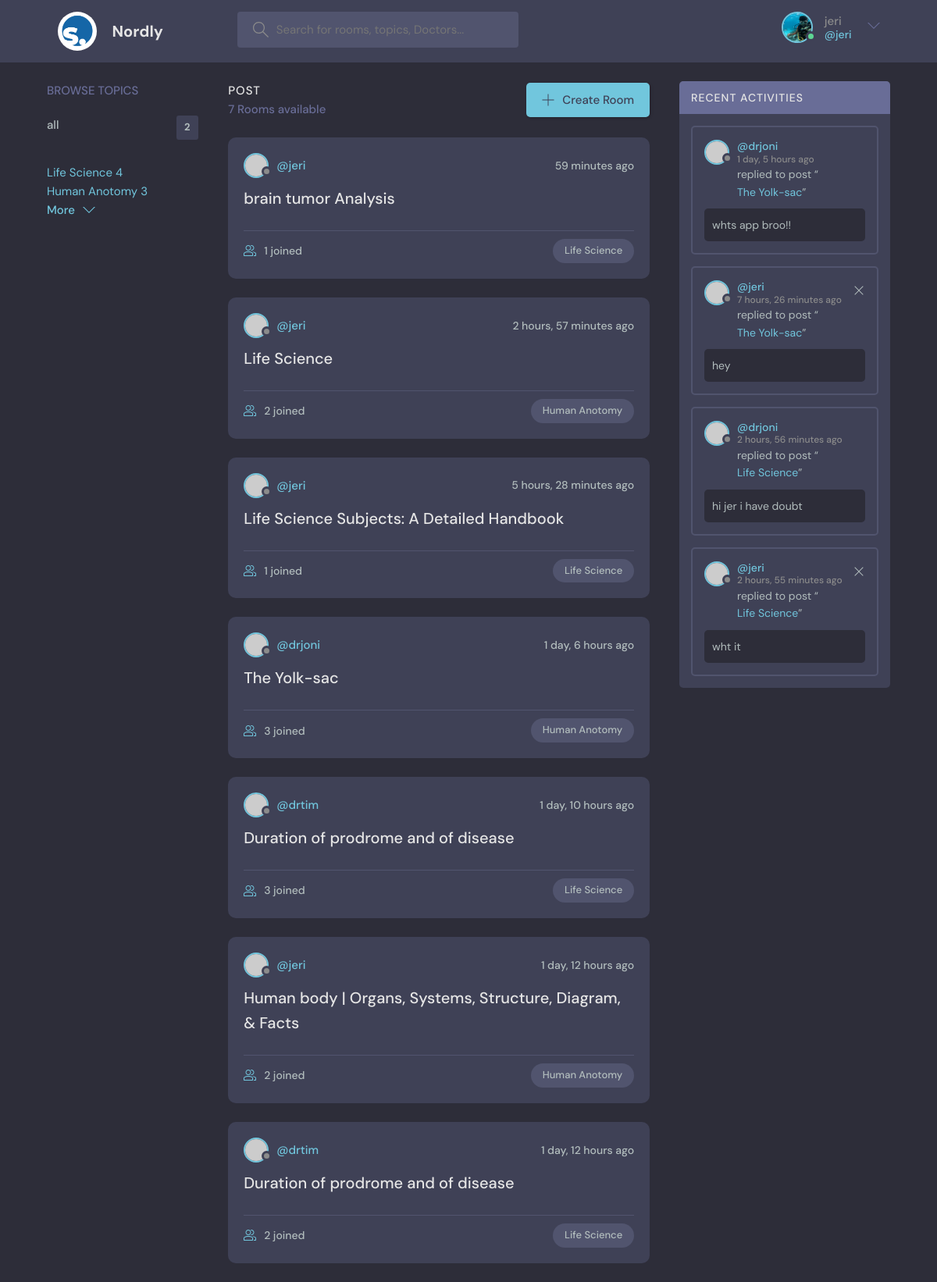
The app's page / (signed in) with its own data.
### base/models.py (models this page shows, shortened)
class Topic(models.Model):
    name= models.CharField(max_length= 200)
    def __str__(self):
        return self.name

class Room(models.Model):
    host= models.ForeignKey(User,on_delete=models.SET_NULL,null=True)
    topic= models.ForeignKey(Topic,on_delete=models.SET_NULL, null = True )
    name= models.CharField(max_length= 100)
    participants = models.ManyToManyField(User, related_name= 'participants', blank= True)
    description = models.TextField(null= True, blank=True)
    created= models.DateTimeField(auto_now_add= True)
    updated= models.DateTimeField(auto_now= True)
    class Meta:
        ordering= ['-updated', '-created']
    def __str__(self):
        return self.name

class Message(models.Model):
    user= models.ForeignKey(User,on_delete = models.CASCADE)
    room= models.ForeignKey(Room,on_delete = models.CASCADE)
    body= models.TextField(null=True, blank =True)
    updated= models.DateTimeField(auto_now= True)
    created=  models.DateTimeField(auto_now_add= True)

### base/views.py (the view)
# urls.py: path('', views.home, name='home'),
def home(request):
    q= request.GET.get('q') if request.GET.get('q') != None else ''
    rooms= Room.objects.filter(Q(topic__name__icontains =q)|
                               Q(name__icontains =q)|
                               Q(host__username__icontains =q)|
                               Q(description__icontains =q)
                                )
    topics= Topic.objects.all()
    roomcounts= rooms.count()
    room_message= Message.objects.filter(Q(room__topic__name__icontains=q)|
                                         Q(user__username__icontains =q)
                                            )
    context= {'rooms':rooms,
              'topics': topics,
              'roomcount': roomcounts,
              'room_message':room_message
            }
    return render(request,'base/home.html', context)

### base/templates/base/home.html (shortened to what this page needs)
{% extends 'main.html' %}
{% block content %}
    <main class="layout layout--3">
      <div class="container">
        <div class="topics">
          {% include 'base/topics_component.html' %}
        </div>
        <div class="roomList">
          <div class="roomList__header">
            <div>
              <h2>POST</h2>
              <p> {{roomcount}} Rooms available</p>
            </div>
            <a class="btn btn--main" href="{% url 'create-room' %}">
              <svg version="1.1" xmlns="http://www.w3.org/2000/svg" width="32" height="32" viewBox="0 0 32 32">
                <title>add</title>
                <path
                  d="M16.943 0.943h-1.885v14.115h-14.115v1.885h14.115v14.115h1.885v-14.115h14.115v-1.885h-14.115v-14.115z"
                ></path>
              </svg>
              Create Room
            </a>
          </div>
        {% include 'base/feed_component.html' %}
        </div>
        <div class="activities">
          {% include 'base/activity_component.html' %}
        </div>
      </div>
    </main>
{% endblock %}

### templates/navibar.html (shortened to what this page needs)
{% load static %}
<header class="header header--loggedIn">
    <div class="container">
      <a href="{% url 'home' %}" class="header__logo">
        <img src="{% static 'images/logo.jpeg' %}" />
        <h1>Nordly</h1>
      </a>
      <form class="header__search" method="GET" action="{% url 'home' %}">
        <label>
          <input  type="text" name= 'q' placeholder="Search for rooms, topics, Doctors..." />
        </label>
      </form>
      <nav class="header__menu">
        {% if request.user.is_authenticated %}
        <div class="header__user">
          <a href="">
            <div class="avatar avatar--medium active">
              <img src="{% static 'images/dive.png' %}" />
            </div>
            <p>{{request.user.username}} <span>@{{request.user.username}}</span></p>
          </a>
          <button class="dropdown-button">
            <svg version="1.1" xmlns="http://www.w3.org/2000/svg" width="32" height="32" viewBox="0 0 32 32">
              <title>chevron-down</title>
              <path d="M16 21l-13-13h-3l16 16 16-16h-3l-13 13z"></path>
            </svg>
          </button>
        </div>
         {% else %}
        <a href="{% url 'login' %}">
          <img src="{% static 'images/avatar.svg' %}" />
          <p>Login</p>
        </a>
        {% endif %}
      </nav>
    </div>
  </header>

### base/templates/base/topics_component.html
 <div >
  <div class="topics__header">
    <h2>Browse Topics</h2>
  </div>
  <ul class="topics__list">
    <li>
      <a href="{% url 'home' %}">all <span>{{topics.count}}</span></a>
    </li>
    {% for topic in topics %}
      <div>
        <a href="{% url 'home' %}?q={{topic.name}}">{{topic.name}} <span>{{topic.room_set.all.count}}</span> </a>
      </div>
    {% endfor %}
  </ul>
  <a class="btn btn--link" href="topics.html">
    More
    <svg version="1.1" xmlns="http://www.w3.org/2000/svg" width="32" height="32" viewBox="0 0 32 32">
      <title>chevron-down</title>
      <path d="M16 21l-13-13h-3l16 16 16-16h-3l-13 13z"></path>
    </svg>
  </a>
</div>

### base/templates/base/feed_component.html (shortened to what this page needs)
{% for room in rooms %}
<div class="roomListRoom">
  <div class="roomListRoom__header">
    <a href="{% url 'user-profile' room.host.id %}" class="roomListRoom__author">
      <div class="avatar avatar--small">
        <img src="https://randomuser.me/api/portraits/women/11.jpg" />
      </div>
      <span>@{{room.host.username}}</span>
    </a>
    <div class="roomListRoom__actions">
      <span>{{room.created|timesince}} ago</span>
    </div>
  </div>
  <div class="roomListRoom__content">
    <a href="{% url 'room' room.id %}">{{room.name}}</a>
  </div>
  <div class="roomListRoom__meta">
    <a href="{% url 'room' room.id %}" class="roomListRoom__joined">
      {{room.participants.all.count}} joined
    </a>
    <p class="roomListRoom__topic">{{room.topic}}</p>
  </div>
</div>
{% endfor %}

### base/templates/base/activity_component.html
<div class="activities__header">
  <h2>Recent Activities</h2>
</div>
{% for message in room_message %}
<div class="activities__box">
  <div class="activities__boxHeader roomListRoom__header">
    <a href="{% url 'user-profile' message.user.id %}" class="roomListRoom__author">
      <div class="avatar avatar--small">
        <img src="https://randomuser.me/api/portraits/women/11.jpg" />
      </div>
      <p>
        @{{message.user}}
        <span> {{message.created|timesince}} ago</span>
      </p>
    </a>
    {% if request.user == message.user %}
    <div class="roomListRoom__actions">
      <a href="{% url 'delete-message' message.id %}">
        <svg version="1.1" xmlns="http://www.w3.org/2000/svg" width="32" height="32" viewBox="0 0 32 32">
          <title>remove</title>
          <path
            d="M27.314 6.019l-1.333-1.333-9.98 9.981-9.981-9.981-1.333 1.333 9.981 9.981-9.981 9.98 1.333 1.333 9.981-9.98 9.98 9.98 1.333-1.333-9.98-9.98 9.98-9.981z"
          ></path>
        </svg>
      </a>
    </div>
    {% endif %}
  </div>
  <div class="activities__boxContent">
    <p>replied to post “<a href="{% url 'room' message.room.id %}">{{message.room}}</a>”</p>
    <div class="activities__boxRoomContent">
      {{message.body}}
    </div>
  </div>
</div>
{% endfor %}

### records on screen
Topic: name "Life Science", room_set.all.count "4"
Topic: name "Human Anotomy", room_set.all.count "3"
Room: host.username "jeri", created "59 minutes", name "brain tumor Analysis", participants.all.count "1", topic "Life Science"
Room: host.username "jeri", created "2 hours, 57 minutes", name "Life Science", participants.all.count "2", topic "Human Anotomy"
Room: host.username "jeri", created "5 hours, 28 minutes", name "Life Science Subjects: A Detailed Handbook", participants.all.count "1", topic "Life Science"
Room: host.username "drjoni", created "1 day, 6 hours", name "The Yolk-sac", participants.all.count "3", topic "Human Anotomy"
Room: host.username "drtim", created "1 day, 10 hours", name "Duration of prodrome and of disease", participants.all.count "3", topic "Life Science"
Room: host.username "jeri", created "1 day, 12 hours", name "Human body | Organs, Systems, Structure, Diagram, & Facts", participants.all.count "2", topic "Human Anotomy"
Room: host.username "drtim", created "1 day, 12 hours", name "Duration of prodrome and of disease", participants.all.count "2", topic "Life Science"
Message: user "drjoni", created "1 day, 5 hours", room "The Yolk-sac", body "whts app broo!!"
Message: user "jeri", created "7 hours, 26 minutes", room "The Yolk-sac", body "hey"
Message: user "drjoni", created "2 hours, 56 minutes", room "Life Science", body "hi jer i have doubt"
Message: user "jeri", created "2 hours, 55 minutes", room "Life Science", body "wht it"

### other values on screen
{{ request.user.username }} "jeri"
{{ topics.count }} "2"
{{ roomcount }} "7"
